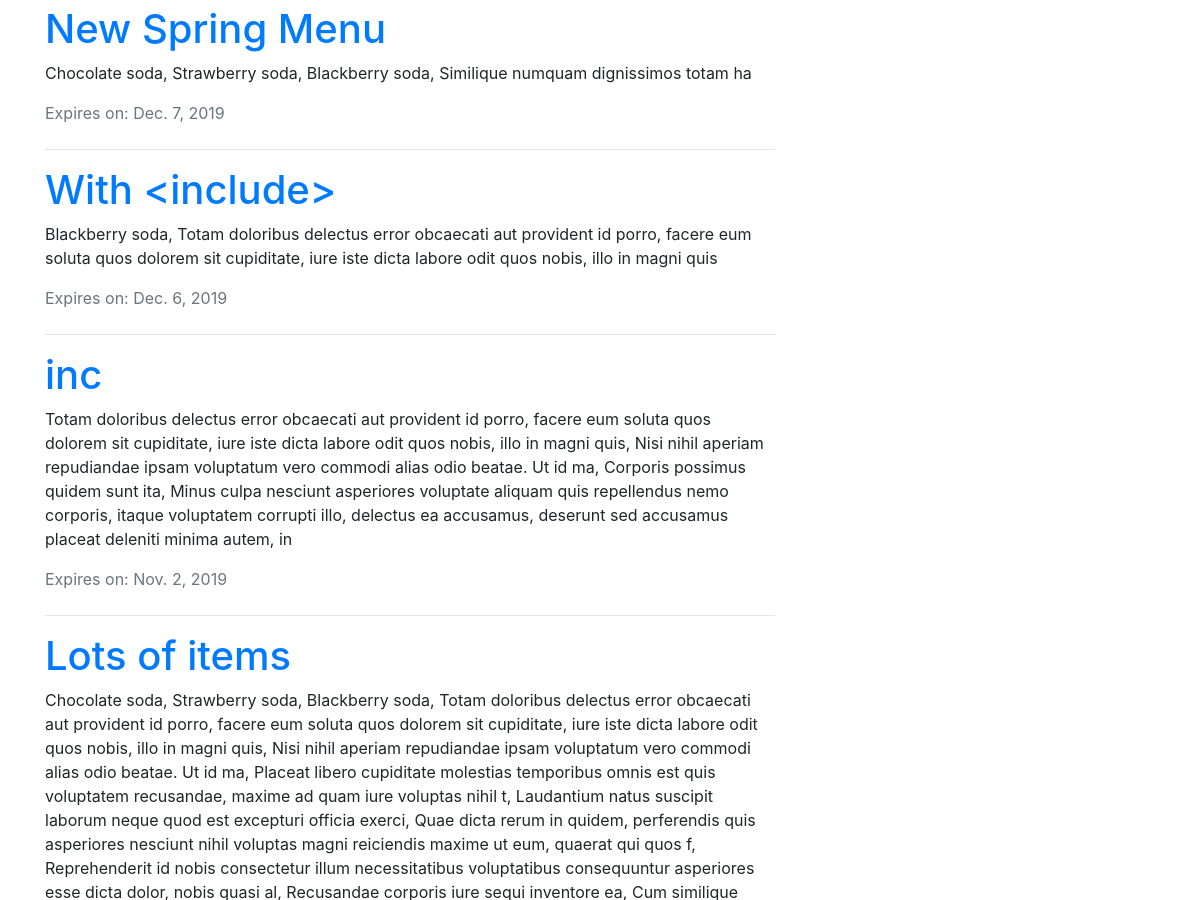
/ (middle part), run on an earlier commit of the app's database.
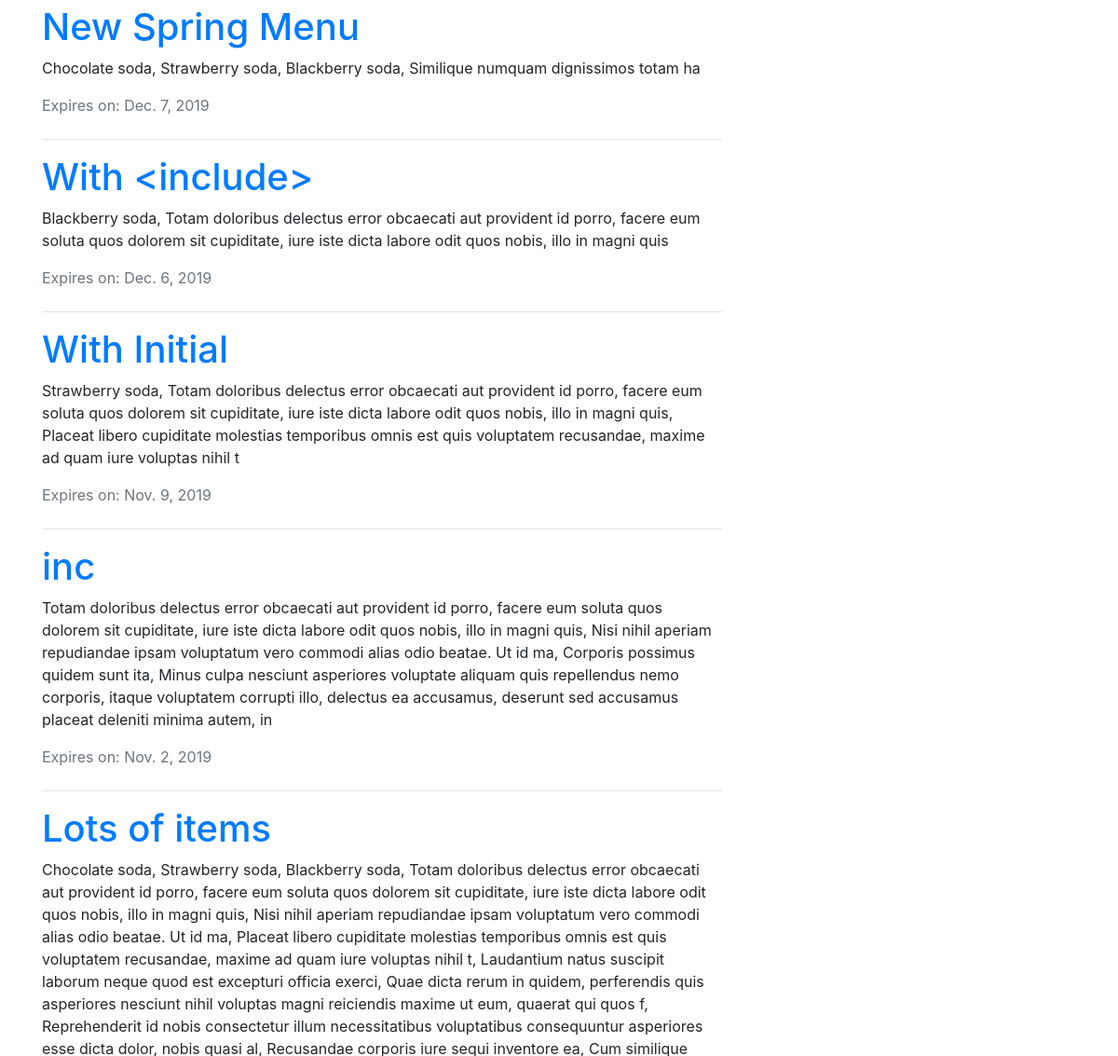
And on a later commit of the database.
### menu/models.py (models this page shows, shortened)
class Menu(models.Model):
    season = models.CharField(max_length=20) # Required Field
    items = models.ManyToManyField('Item', related_name='items')  # Required Field
    created_date = models.DateTimeField(default=timezone.now)  # Hidden Field
    expiration_date = models.DateField(blank=True, null=True)  # Optional Field

class Item(models.Model):
    name = models.CharField(max_length=200)
    description = models.TextField()
    chef = models.ForeignKey('auth.User', on_delete=models.CASCADE,)
    created_date = models.DateTimeField(default=timezone.now)
    standard = models.BooleanField(default=False)
    ingredients = models.ManyToManyField('Ingredient')
    def __str__(self):
        return self.name

### menu/views.py (the view)
# urls.py: path('', views.menu_list, name='menu_list'),
def menu_list(request):
    now = timezone.now()
    menus = models.Menu.objects.all().prefetch_related(
        'items'
        ).filter(expiration_date__gte=now).order_by('-expiration_date')
    return render(request, 'menu/menu_list.html', {'menus': menus})

### menu/templates/menu/menu_list.html (shortened to what this page needs)
{% extends 'base.html' %}
{% block content %}
    <div class="content container">
        <div class="row">
            <div class="col-md-8">
                {% for menu in menus %}
                    <h1>
                        <a href="{% url 'menu:menu_detail' pk=menu.pk %}">{{ menu.season }}</a>
                    </h1>
                    <p>{{ menu.items.all|join:", " }}</p>
                    {% if menu.expiration_date %}
                        <div class="text-muted mt-0 mb-4">
                            Expires on: {{ menu.expiration_date }}
                        </div>
                        <hr>
                    {% endif %}
                {% endfor %}
            </div>
        </div>
    </div>
{% endblock %}

What changed in the data, as far as the page shows it:
added Menu: season "With Initial", items.all "Strawberry soda, Totam doloribus delectus error obcaecati aut provident id porro, facere eum soluta quos dolorem sit cupiditate, iure iste dicta labore odit quos nobis, illo in magni quis, Placeat libero cupiditate molestias temporibus omnis est quis voluptatem recusandae, maxime ad quam iure voluptas nihil t", expiration_date "Nov. 9, 2019"
